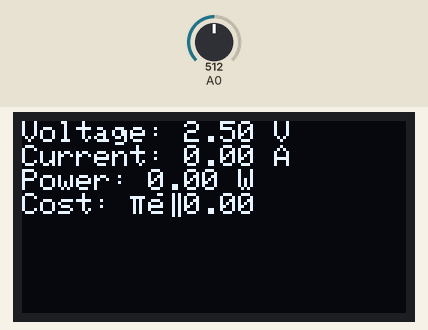
The sketch below on a simulated ESP8266 (NodeMCU). Shown: 128×64 one-colour display. The inputs (shaded band) are chosen by the test bench; at power-on: A0 = 512. WiFi joins after 1.5 s; servers stay silent unless stated; uploads are accepted with an empty reply; what the sketch prints to the serial monitor is not drawn.

Above: at 3.5 s.
3.6 s: A0 set to 716
At 4.5 s:
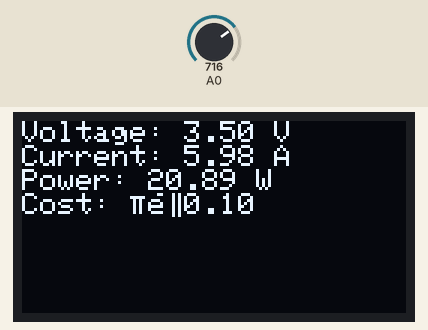
5.5 s: A0 set to 900
At 7.1 s:
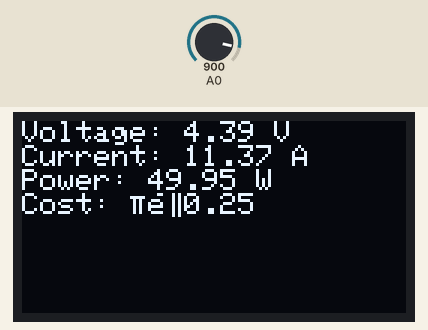
8.2 s: A0 set to 1023
At 9.8 s:
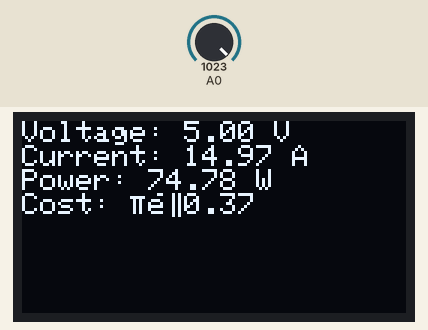
Timing chart, 0 to 11.3 s (numbered marks = the images above; inputs shaded):
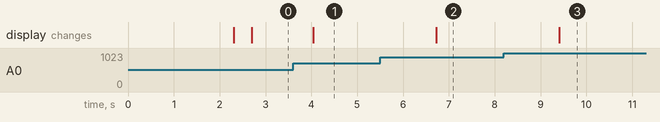

Measured:
- after the input at 3.6 s, the display: changes after 0.44 s (image 1)
- after the input at 5.5 s, the display: changes after 1.2 s (image 2)
- after the input at 8.2 s, the display: changes after 1.2 s (image 3)

The sketch:

ESPcode.ino
```cpp
#define BLYNK_TEMPLATE_ID ""
#define BLYNK_TEMPLATE_NAME ""

#include <ESP8266WiFi.h>
#include <ESP8266HTTPClient.h>
#include <BlynkSimpleEsp8266.h>
#include <Wire.h>
#include <Adafruit_SSD1306.h>

// Blynk Auth Token (Replace with your actual Auth Token)
char auth[] = "";  // Your Auth Token

// Wi-Fi credentials
const char* ssid = "";                   // Replace with your Wi-Fi SSID
const char* password = "";       // Replace with your Wi-Fi Password

// Server URL (if you're sending data to your own server)
const char* serverUrl = "http://192.168.75.137:3000/data";
// Sensor Pins
const int voltageSensorPin = D1;  // Voltage sensor connected to D1
const int currentSensorPin = D0;  // Current sensor connected to D0

// Calibration factors
const float voltageCalibration = 5.0;
const float currentCalibration = 30.0;
const int adcResolution = 1024;

// Sampling settings
const int samples = 500;

// Cost per unit (adjust based on your local rates)
const float costPerUnit = 5.0;  // Example: ₹5/unit

// I2C Display settings
#define SCREEN_WIDTH 128
#define SCREEN_HEIGHT 64
Adafruit_SSD1306 display(SCREEN_WIDTH, SCREEN_HEIGHT, &Wire, -1);

void setup() {
  Serial.begin(115200);

  // Connect to Wi-Fi
  WiFi.begin(ssid, password);
  Serial.println("Connecting to Wi-Fi...");
  while (WiFi.status() != WL_CONNECTED) {
    delay(1000);
    Serial.print(".");
  }
  Serial.println("\nConnected to Wi-Fi");

  // Start Blynk
  Blynk.begin(auth, ssid, password);

  // Initialize Display (I2C on D5 and D6)
  Wire.begin(D6, D5);  // SDA on D6, SCL on D5
  if (!display.begin(SSD1306_SWITCHCAPVCC, 0x3C)) {  // Corrected line
    Serial.println("SSD1306 allocation failed");
    for (;;);
  }
  display.clearDisplay();
  display.display();
}

void loop() {
  Blynk.run();

  // Read sensor data
  float voltage = readVoltage();
  float current = readCurrent();
  float power = voltage * current;
  float cost = power * costPerUnit / 1000;  // Calculate cost for kWh

  // Debugging output to Serial Monitor
  Serial.println("===== Sensor Readings =====");
  Serial.printf("Voltage: %.2f V\n", voltage);
  Serial.printf("Current: %.2f A\n", current);
  Serial.printf("Power: %.2f W\n", power);
  Serial.printf("Cost: ₹%.2f\n", cost);

  // Send data to the server
  if (WiFi.status() == WL_CONNECTED) {
    sendToServer(voltage, current, power);
  } else {
    reconnectWiFi();
  }

  // Send data to Blynk Virtual Pins
  Blynk.virtualWrite(V0, voltage);  // Voltage data to V0
  Blynk.virtualWrite(V1, current);  // Current data to V1
  Blynk.virtualWrite(V2, power);    // Power data to V2
  Blynk.virtualWrite(V3, cost);     // Cost data to V3

  // Update Display
  display.clearDisplay();
  display.setTextSize(1);
  display.setTextColor(SSD1306_WHITE);
  display.setCursor(0, 0);
  display.printf("Voltage: %.2f V\n", voltage);
  display.printf("Current: %.2f A\n", current);
  display.printf("Power: %.2f W\n", power);
  display.printf("Cost: ₹%.2f\n", cost);
  display.display();

  delay(1000);  // Wait for 1 second before next loop iteration
}

// Function to read voltage
float readVoltage() {
  float sum = 0;
  for (int i = 0; i < samples; i++) {
    sum += analogRead(voltageSensorPin);
  }
  float average = sum / samples;
  float voltage = (average * voltageCalibration) / adcResolution;
  return voltage;
}

// Function to read current
float readCurrent() {
  float sum = 0;
  for (int i = 0; i < samples; i++) {
    sum += analogRead(currentSensorPin);
  }
  float average = sum / samples;
  float current = ((average - (adcResolution / 2)) * currentCalibration) / adcResolution;
  return current;
}

// Function to send data to the server
void sendToServer(float voltage, float current, float power) {
  WiFiClient client;
  HTTPClient http;

  http.begin(client, serverUrl);
  http.addHeader("Content-Type", "application/json");

  String jsonPayload = "{\"voltage\":" + String(voltage) +
                       ",\"current\":" + String(current) +
                       ",\"power\":" + String(power) + "}";

  int httpResponseCode = http.POST(jsonPayload);

  if (httpResponseCode > 0) {
    String response = http.getString();
    Serial.printf("Server Response (%d): %s\n", httpResponseCode, response.c_str());
  } else {
    Serial.printf("Error sending data: %s\n", http.errorToString(httpResponseCode).c_str());
  }

  http.end();
}

// Function to reconnect Wi-Fi
void reconnectWiFi() {
  if (WiFi.status() != WL_CONNECTED) {
    Serial.println("Wi-Fi disconnected. Reconnecting...");
    WiFi.disconnect();
    WiFi.begin(ssid, password);

    while (WiFi.status() != WL_CONNECTED) {
      delay(1000);
      Serial.print("...");
    }
    Serial.println("\nReconnected to Wi-Fi");
  }
}
```
